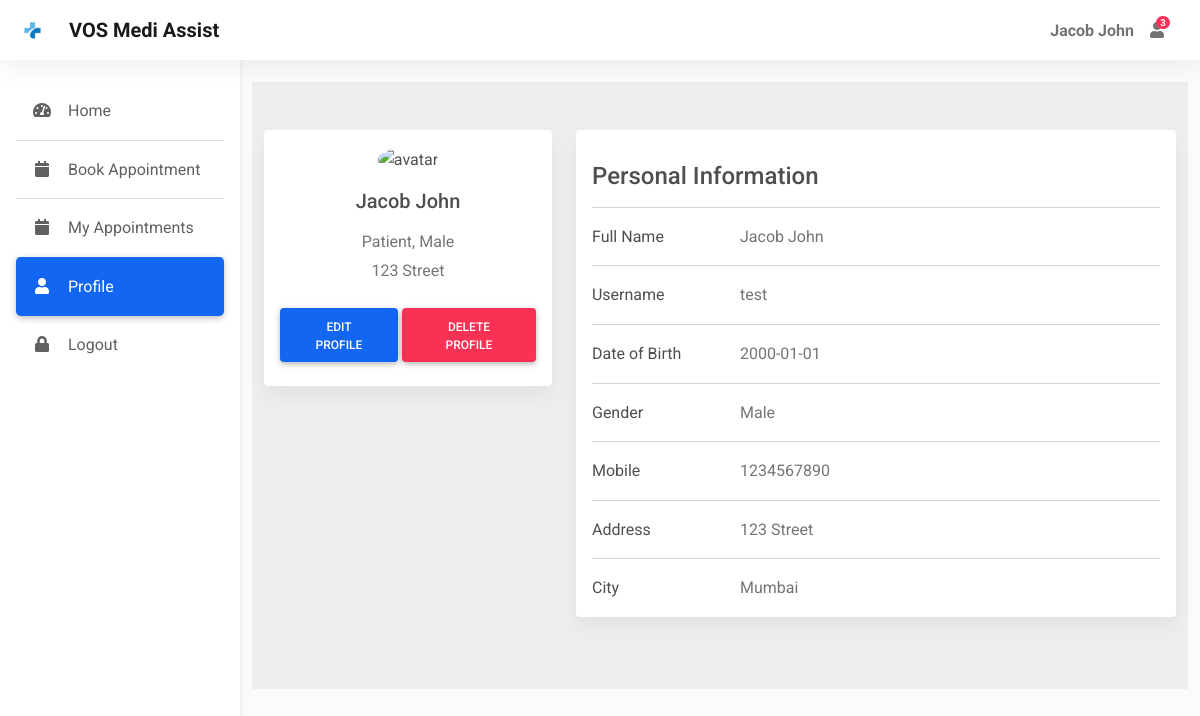
The page /profile (signed in) on the database its author committed.
### app.py (models this page shows)
class User(db.Model, UserMixin):
    id = db.Column(db.Integer, primary_key=True)
    username = db.Column(db.String(50), nullable=False, unique=True)
    password = db.Column(db.String(50), nullable=False)
    name = db.Column(db.String(50), nullable=False)
    address = db.Column(db.String(80))
    city = db.Column(db.String(30))
    dob = db.Column(db.Date, nullable=False)
    gender = db.Column(db.String(10), nullable=False)
    is_doctor = db.Column(db.Boolean, default=False, nullable=False)
    mobile = db.Column(db.Integer)

### app.py (the view)
@app.route("/profile", methods=['GET', 'POST'])
@login_required
def profile():
    return render_template("profile.html")

### app.py (called while the page is built)
@login_manager.user_loader
def load_user(user_id):
    return User.query.get(int(user_id))

@app.context_processor
def inject_datetime():
    return dict(datetime=datetime)

### templates/profile.html (shortened to what this page needs)
{% extends "dashboard.html" %}
{% block main %}
<div class="container pt-4">
      <section style="background-color: #eee;">
        <div class="container py-5">
          <div class="row">
            <div class="col-lg-4">
              <div class="card mb-4">
                <div class="card-body text-center">
                  <img src="https://mdbcdn.b-cdn.net/img/Photos/new-templates/bootstrap-chat/ava3.webp" alt="avatar"
                    class="rounded-circle img-fluid" style="width: 150px;">
                  <h5 class="my-3">{{ current_user.name }}</h5>
                  {% if current_user.is_doctor %}
                    <p class="text-muted mb-1">Doctor, {{ current_user.gender }}</p>
                  {% else %}
                    <p class="text-muted mb-1">Patient, {{ current_user.gender }}</p>
                    <p class="text-muted mb-4">{{ current_user.address }}</p>
                  {% endif %}
                  <div class="d-flex justify-content-center mb-2">
                    <a href="{{ url_for('edit_profile') }}" class="btn btn-primary">Edit Profile</a>
                    <a href="{{ url_for('delete_profile') }}" class="btn btn-danger ms-1">Delete Profile</a>
                  </div>
                </div>
              </div>
            </div>
            <div class="col-lg-8">
              <div class="card mb-4">
                <div class="card-body">
                    <h4 class="my-3">Personal Information</h4>
                    <hr>
                    <div class="row">
                        <div class="col-sm-3">
                        <p class="mb-0">Full Name</p>
                        </div>
                        <div class="col-sm-9">
                        <p class="text-muted mb-0">{{ current_user.name }}</p>
                        </div>
                    </div>
                    <hr>
                    <div class="row">
                        <div class="col-sm-3">
                        <p class="mb-0">Username</p>
                        </div>
                        <div class="col-sm-9">
                        <p class="text-muted mb-0">{{ current_user.username }}</p>
                        </div>
                    </div>
                    <hr>
                    <div class="row">
                        <div class="col-sm-3">
                        <p class="mb-0">Date of Birth</p>
                        </div>
                        <div class="col-sm-9">
                        <p class="text-muted mb-0">{{ current_user.dob }}</p>
                        </div>
                    </div>
                    <hr>
                    <div class="row">
                        <div class="col-sm-3">
                        <p class="mb-0">Gender</p>
                        </div>
                        <div class="col-sm-9">
                        <p class="text-muted mb-0">{{ current_user.gender }}</p>
                        </div>
                    </div>
                    <hr>
                    <div class="row">
                        <div class="col-sm-3">
                        <p class="mb-0">Mobile</p>
                        </div>
                        <div class="col-sm-9">
                        <p class="text-muted mb-0">{{ current_user.mobile }}</p>
                        </div>
                    </div>
                    <hr>
                    <div class="row">
                        <div class="col-sm-3">
                        <p class="mb-0">Address</p>
                        </div>
                        <div class="col-sm-9">
                        <p class="text-muted mb-0">{{ current_user.address }}</p>
                        </div>
                    </div>
                    <hr>
                    <div class="row">
                        <div class="col-sm-3">
                        <p class="mb-0">City</p>
                        </div>
                        <div class="col-sm-9">
                        <p class="text-muted mb-0">{{ current_user.city }}</p>
                        </div>
                    </div>
                </div>
              </div>
            </div>
          </div>
        </div>
      </section>
</div>
{% endblock %}

### templates/dashboard.html (shortened to what this page needs)
<!DOCTYPE html>
<html lang="en">
<head>
  <link rel="stylesheet" href="https://use.fontawesome.com/releases/v5.11.2/css/all.css" />
  <link rel="stylesheet" href="{{ url_for('static', filename='css/mdb.min.css') }}" />
  <link rel="stylesheet"  href="{{ url_for('static', filename='css/admin.css') }}"/>
</head>
<body>
  <header>
    <nav id="sidebarMenu" class="collapse d-lg-block sidebar collapse bg-white">
      <div class="position-sticky">
        <div class="list-group list-group-flush mx-3 mt-4">
          <a href="{{ url_for('home') }}" class="list-group-item list-group-item-action py-3 ripple {% if request.endpoint == 'home' %}active{% endif %}" aria-current="true">
            <i class="fas fa-tachometer-alt fa-fw me-3"></i><span>Home</span>
          </a>
          {% if not current_user.is_doctor %}
          <a href="{{ url_for('appointment') }}" class="list-group-item list-group-item-action py-3 ripple {% if request.endpoint == 'appointment' %}active{% endif %}"><i
              class="fas fa-calendar fa-fw me-3"></i><span>Book Appointment</span></a>
          <a href="{{ url_for('myappointments') }}" class="list-group-item list-group-item-action py-3 ripple {% if request.endpoint == 'myappointments' %}active{% endif %}"><i
                class="fas fa-calendar fa-fw me-3"></i><span>My Appointments</span></a>
          {% endif %}
          <a href="{{ url_for('profile') }}" class="list-group-item list-group-item-action py-3 ripple {% if request.endpoint == 'profile' %}active{% endif %}"><i
              class="fas fa-user fa-fw me-3"></i><span>Profile</span></a>
          <a href="{{ url_for('logout') }}" class="list-group-item list-group-item-action py-3 ripple">
            <i class="fas fa-lock fa-fw me-3"></i><span>Logout</span>
          </a>
        </div>
      </div>
    </nav>
    <nav id="main-navbar" class="navbar navbar-expand-lg navbar-light bg-white fixed-top">
      <div class="container-fluid">
        <a class="navbar-brand d-flex align-items-center fw-bold" href="/"><img class="d-inline-block me-3" " src="{{ url_for('static', filename='img/icons/logo.png') }}" alt="" />VOS Medi Assist</a>
        <ul class="navbar-nav ms-auto d-flex flex-row">
            <li>
                <a class="nav-link me-3 me-lg-0 d-flex align-items-center fw-bold" href="#">{{ current_user.name }}</a>
            </li>
          <li class="nav-item dropdown">
            <a class="nav-link me-3 me-lg-0 dropdown-toggle hidden-arrow" href="#" id="navbarDropdownMenuLink"
              role="button" data-mdb-toggle="dropdown" aria-expanded="false">
              <i class="fas fa-user"></i>
              <span class="badge rounded-pill badge-notification bg-danger">3</span>
            </a>
          </li>
          <li class="nav-item dropdown">
            <a class="nav-link dropdown-toggle hidden-arrow d-flex align-items-center" href="#"
              id="navbarDropdownMenuLink" role="button" data-mdb-toggle="dropdown" aria-expanded="false">
            </a>
          </li>
        </ul>
      </div>
    </nav>
  </header>
  <main style="margin-top: 58px">
    {% block main %}
    {% endblock %}
  </main>
</body>
</html>

### static/css/admin.css (style rules this page uses)
body { background-color: #fbfbfb; }
@media (min-width: 991.98px) { main { padding-left: 240px; } }
.sidebar { position: fixed; top: 0; bottom: 0; left: 0; padding: 58px 0 0; box-shadow: 0 2px 5px 0 rgb(0 0 0 / 5%), 0 2px 10px 0 rgb(0 0 0 / 5%); width: 240px; z-index: 600; }
.sidebar .active { border-radius: 5px; box-shadow: 0 2px 5px 0 rgb(0 0 0 / 16%), 0 2px 10px 0 rgb(0 0 0 / 12%); }

### rows shown on the page
User: name "Jacob John", gender "Male", address "123 Street", username "test", dob "2000-01-01", mobile "1234567890", city "Mumbai"
